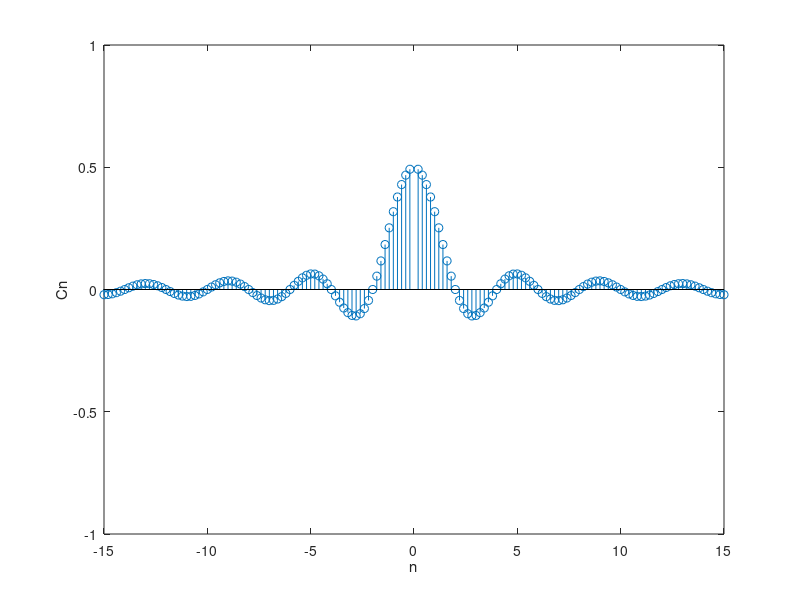
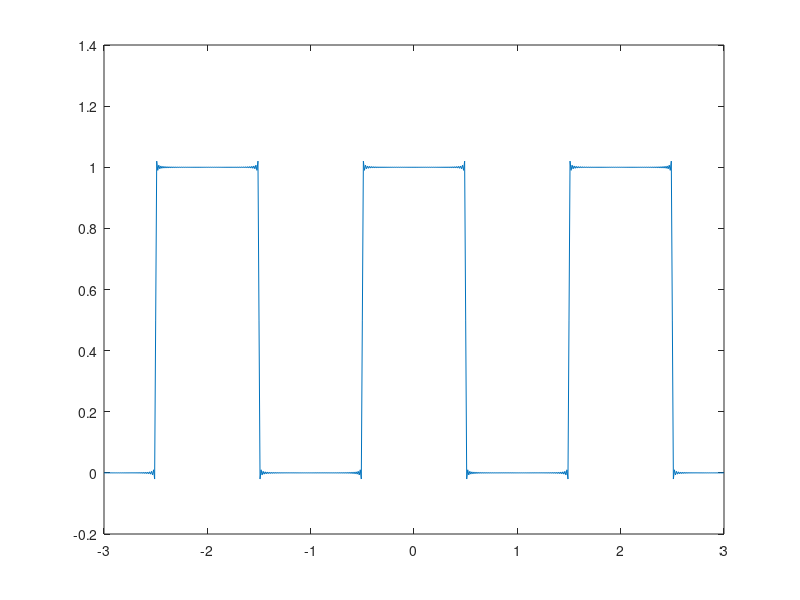

MATLAB code to generate these figures, in order:
clear;
close all;
#a
n = [-15:0.2:15];
c = (sin((pi.*n)./2)./(pi.*n));
T = 2 ;
figure(1);
stem(n,c);
xlabel('n');
ylabel('Cn');
ylim([-1,1]);
#b
t=-3:0.01:3;
X=0;
for k=1:500;
  X = X + 2*(1 ./(pi*k)).*sin(pi*k/2).*exp(j.*pi.*k.*t);
endfor
x0=1/2;
X=X+x0;
figure(2);
plot(t,X);